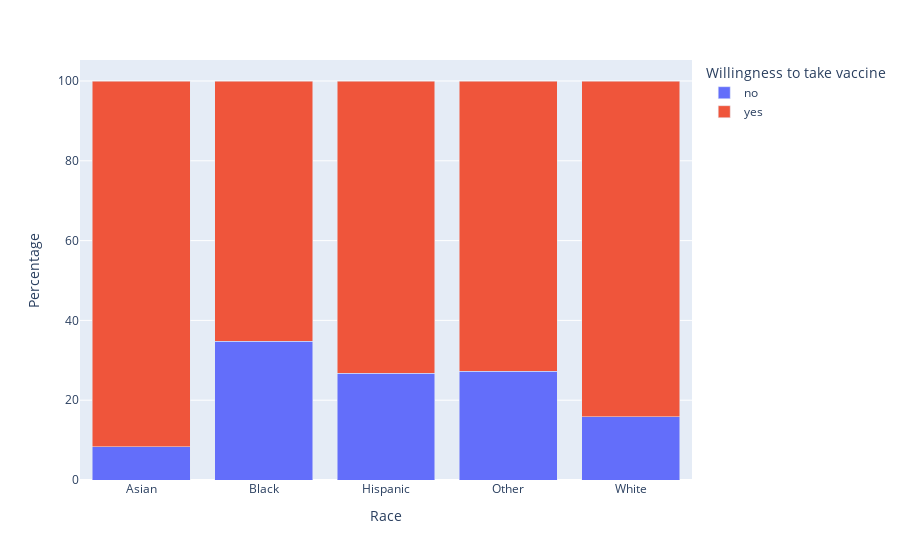

Write notebook code for a chart like this one.
### Code cell
px.bar(df_one, x='Race', y='Percentage', color='Willingness to take vaccine', barmode='stack')

### Figure 1 — Plotly figure (JSON) as saved in the notebook; plotly's stock layout.template omitted (floating-point values rounded to 4 significant figures)
{"data": [{"alignmentgroup": "True", "hovertemplate": "Willingness to take vaccine=no<br>Race=%{x}<br>Percentage=%{y}<extra></extra>", "legendgroup": "no", "marker": {"color": "#636efa", "pattern": {"shape": ""}}, "name": "no", "offsetgroup": "no", "orientation": "v", "showlegend": true, "textposition": "auto", "type": "bar", "x": ["Asian", "Black", "Hispanic", "Other", "White"], "xaxis": "x", "y": [8.333, 34.74, 26.8, 27.27, 15.89], "yaxis": "y"}, {"alignmentgroup": "True", "hovertemplate": "Willingness to take vaccine=yes<br>Race=%{x}<br>Percentage=%{y}<extra></extra>", "legendgroup": "yes", "marker": {"color": "#EF553B", "pattern": {"shape": ""}}, "name": "yes", "offsetgroup": "yes", "orientation": "v", "showlegend": true, "textposition": "auto", "type": "bar", "x": ["Asian", "Black", "Hispanic", "Other", "White"], "xaxis": "x", "y": [91.67, 65.26, 73.2, 72.73, 84.11], "yaxis": "y"}], "layout": {"barmode": "stack", "legend": {"title": {"text": "Willingness to take vaccine"}, "tracegroupgap": 0}, "margin": {"t": 60}, "xaxis": {"anchor": "y", "domain": [0, 1], "title": {"text": "Race"}}, "yaxis": {"anchor": "x", "domain": [0, 1], "title": {"text": "Percentage"}}}}
